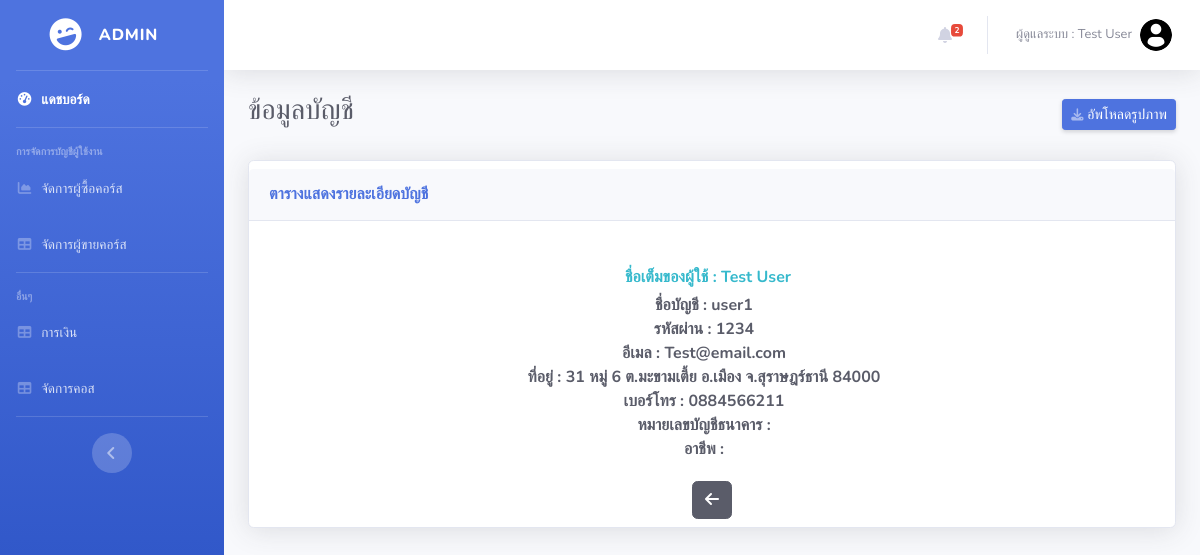
The page /admin2/profile.php (signed in) on the database its author committed.
### tables this page shows
CREATE TABLE `user` (
  `user_id` int(11) NOT NULL,
  `profile` varchar(100) NOT NULL,
  `user_username` varchar(20) NOT NULL,
  `user_password` varchar(20) NOT NULL,
  `user_fullname` varchar(50) NOT NULL,
  `user_email` varchar(50) NOT NULL,
  `user_address` varchar(100) NOT NULL,
  `tel` varchar(10) NOT NULL,
  `img_banking` varchar(50) DEFAULT NULL,
  `number_banking` varchar(15) DEFAULT NULL,
  `status_id` int(11) NOT NULL,
  `occupation` varchar(20) DEFAULT NULL,
  `detail` varchar(100) DEFAULT NULL
);

### admin2/profile.php (the view, shortened to what this page needs)
<?php
    include("template/header.php");
    $rsu = $conn->query("select * from user where user_id  = '$user_id'");
    foreach($rsu as $row){
		$user_username = $row['user_username'];
		$user_password = $row['user_password'];
		$user_fullname = $row['user_fullname'];
		$emali = $row['user_email'];
		$address = $row['user_address'];
		$tel = $row['tel'];
    }
?>
<div class="container-fluid">
                    <div class="d-sm-flex align-items-center justify-content-between mb-4">
                    <h1 class="h3 mb-2 text-gray-800">ข้อมูลบัญชี</h1>
                    <a href="update_profile.php" class="d-none d-sm-inline-block btn btn-sm btn-primary shadow-sm"> อัพโหลดรูปภาพ</a>
                    </div>
                    <div class="row">
                    <div class="col-xl-12 col-md-12 mb-4">
            <div class="card shadow h-100 py-2">
                <div class="card-header py-3">
                    <h6 class="m-0 font-weight-bold text-primary">ตารางแสดงรายละเอียดบัญชี</h6>
                </div>
                <center>
                    <div class="card-body">
                        <div class="row no-gutters align-items-center">
                            <div class="col mr-2">
                                <div class="text font-weight-bold text-info mb-1">ชื่อเต็มของผู้ใช้ :
                                    <?php echo $user_fullname;?>
                                </div>
                                <div class="row no-gutters align-items-center">
                                    <div class="col mr-2">
                                        <div class="text font-weight-bold text-gray-800">ชื่อบัญชี :
                                            <?php echo $user_username;?>
                                        </div>
                                    </div>
                                </div>
                                <div class="row no-gutters align-items-center">
                                    <div class="col mr-2">
                                        <div class="text font-weight-bold text-gray-800">รหัสผ่าน :
                                            <?php echo $user_password;?>
                                        </div>
                                    </div>
                                </div>
                                <div class="row no-gutters align-items-center">
                                    <div class="col mr-2">
                                        <div class="text font-weight-bold text-gray-800">อีเมล :
                                            <?php echo $emali;?>
                                        </div>
                                    </div>
                                </div>
                                <div class="row no-gutters align-items-center">
                                    <div class="col mr-2">
                                        <div class="text font-weight-bold text-gray-800">ที่อยู่ :
                                            <?php echo $address;?>
                                        </div>
                                    </div>
                                </div>
                                <div class="row no-gutters align-items-center">
                                    <div class="col mr-2">
                                        <div class="text font-weight-bold text-gray-800">เบอร์โทร :
                                            <?php echo $tel;?>
                                        </div>
                                    </div>
                                </div>
                                <div class="row no-gutters align-items-center">
                                    <div class="col mr-2">
                                        <div class="text font-weight-bold text-gray-800">หมายเลขบัญชีธนาคาร :
                                        </div>
                                    </div>
                                </div>
                                <div class="row no-gutters align-items-center">
                                    <div class="col mr-2">
                                        <div class="text font-weight-bold text-gray-800">อาชีพ :
                                        </div>
                                    </div>
                                </div>
                            </div>
                        </div>
                    </div>
            <div class="col-auto">
                <a href="buyer.php" class="btn btn-dark"><i class="fa-solid fa-arrow-left"></i></a>
            </div>
        </div>
                </div>
            </div>

### admin2/template/header.php (shortened to what this page needs)
<?php
require("connect_db.php");
?>
<!DOCTYPE html>
<html lang="en">
<head>
    <link href="vendor/fontawesome-free/css/all.min.css" rel="stylesheet" type="text/css">
    <link href="css/sb-admin-2.min.css" rel="stylesheet">
    <link href="vendor/datatables/dataTables.bootstrap4.min.css" rel="stylesheet">
    <link rel="stylesheet" href="https://cdnjs.cloudflare.com/ajax/libs/font-awesome/6.5.1/css/all.min.css"
 />
</head>
<body id="page-top">
    <div id="wrapper">
        <ul class="navbar-nav bg-gradient-primary sidebar sidebar-dark accordion" id="accordionSidebar">
            <a class="sidebar-brand d-flex align-items-center justify-content-center" href="index.php">
                <div class="sidebar-brand-icon rotate-n-15">
                    <i class="fas fa-laugh-wink"></i>
                </div>
                <div class="sidebar-brand-text mx-3">Admin <sup></sup></div>
            </a>
            <hr class="sidebar-divider my-0">
            <li class="nav-item active">
                <a class="nav-link" href="index.php">
                    <i class="fas fa-fw fa-tachometer-alt"></i>
                    <span>แดชบอร์ด</span></a>
            </li>
            <hr class="sidebar-divider">
            <div class="sidebar-heading">
                การจัดการบัญชีผู้ใช้งาน
            </div>
            <li class="nav-item">
                <a class="nav-link" href="buyer.php">
                    <i class="fas fa-fw fa-chart-area"></i>
                    <span>จัดการผู้ซื้อคอร์ส</span></a>
            </li>
            <li class="nav-item">
                <a class="nav-link" href="seller.php">
                    <i class="fas fa-fw fa-table"></i>
                    <span>จัดการผู้ขายคอร์ส</span></a>
            </li>
            <hr class="sidebar-divider">
            <div class="sidebar-heading">
                อื่นๆ
            </div>
            <li class="nav-item">
                <a class="nav-link" href="finance.php">
                    <i class="fas fa-fw fa-table"></i>
                    <span>การเงิน</span></a>
            </li>
            <li class="nav-item">
                <a class="nav-link" href="../admin/list_product.php">
                    <i class="fas fa-fw fa-table"></i>
                    <span>จัดการคอส</span></a>
            </li>
            <hr class="sidebar-divider d-none d-md-block">
            <div class="text-center d-none d-md-inline">
                <button class="rounded-circle border-0" id="sidebarToggle"></button>
            </div>
        </ul>
        <div id="content-wrapper" class="d-flex flex-column">
            <div id="content">
                <nav class="navbar navbar-expand navbar-light bg-white topbar mb-4 static-top shadow">
                    <ul class="navbar-nav ml-auto">
                        <?php
                                                $countAlert = $conn->query("SELECT COUNT(*) AS total FROM notify");
                                                $row = $countAlert->fetch_assoc();
                                                $total = $row['total'];
                                                ?>
                        <li class="nav-item dropdown no-arrow mx-1">
                            <a class="nav-link dropdown-toggle" id="alertsDropdown" role="button" data-toggle="dropdown"
                                aria-haspopup="true" aria-expanded="false">
                                <i class="fas fa-bell fa-fw"></i>
                                <span class="badge badge-danger badge-counter"><?php echo $total;?> </span>
                            </a>
                        </li>
                        <?php
                            $user_id  =$_SESSION["admin_login"];
                            $rsud = $conn->query("select * from user where user_id = '$user_id'");
                            foreach($rsud as $row){
                                $user = $row['user_fullname'];
                            }
                        ?>
                        <li class="nav-item dropdown no-arrow">
                            <a class="nav-link dropdown-toggle" href="#" id="userDropdown" role="button"
                                data-toggle="dropdown" aria-haspopup="true" aria-expanded="false">
                                <span class="mr-2 d-none d-lg-inline text-gray-600 small">ผู้ดูแลระบบ
                                    : <?php echo $user;?></span>
                                <img class="img-profile rounded-circle" src="img/profile/profile-user.png">
                            </a>
                        </li>
                    </ul>
                </nav>

### rows shown on the page
user: user_fullname "Test User", user_username "user1", user_password "1234", user_email "Test@email.com", user_address "31 หมู่ 6 ต.มะขามเตี้ย อ.เมือง จ.สุราษฎร์ธานี 84000", tel "0884566211"

### other values the page prints
$total "2"
